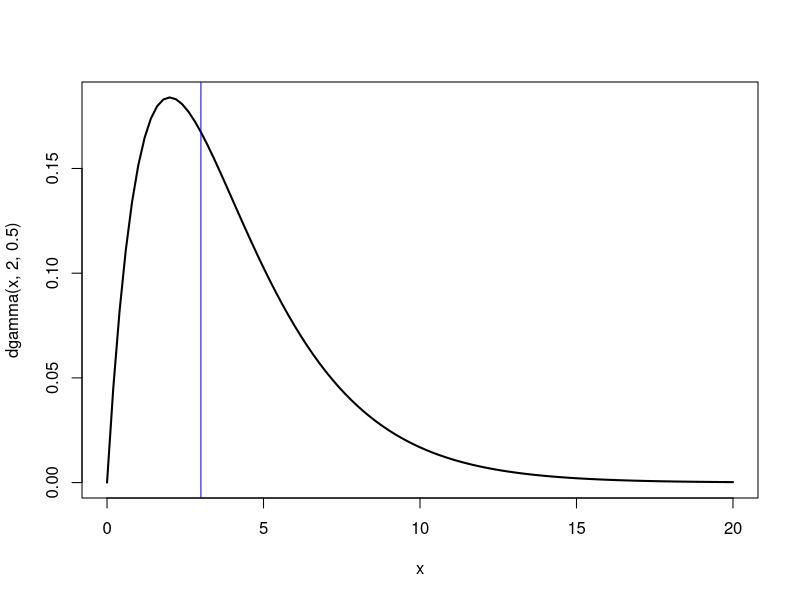
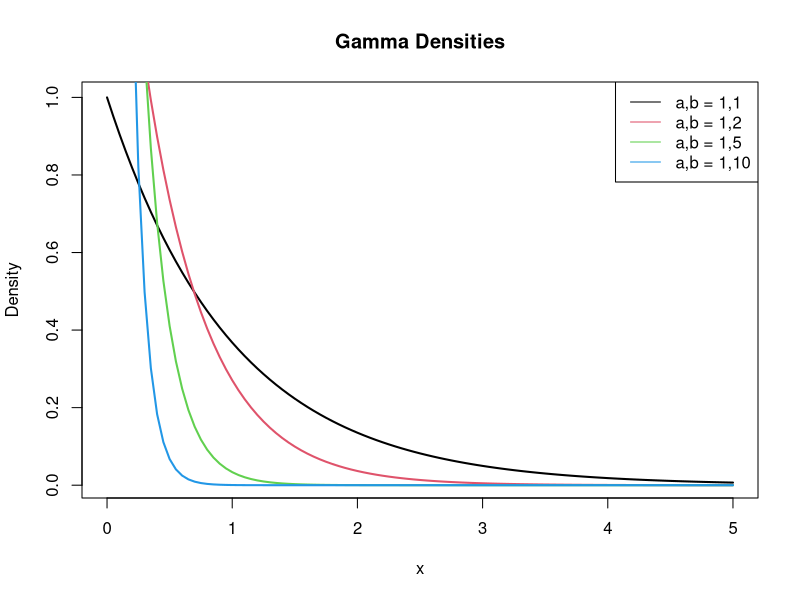
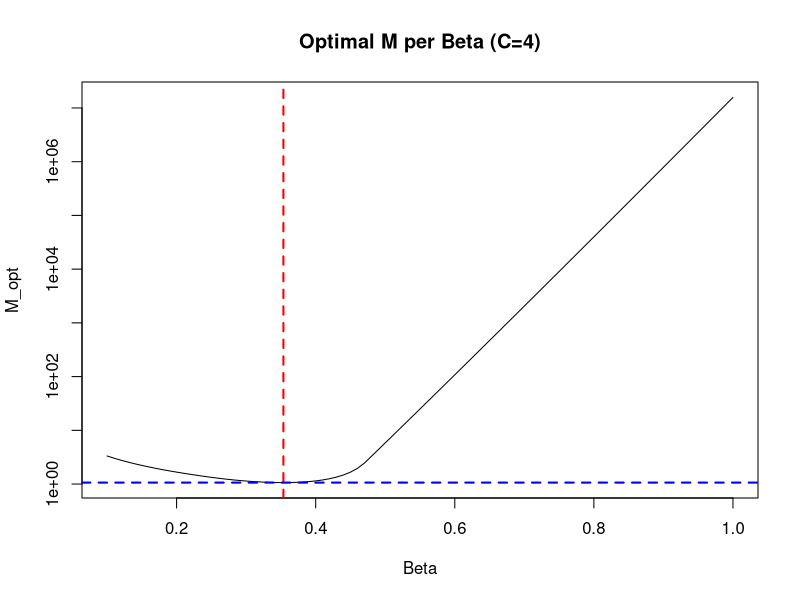
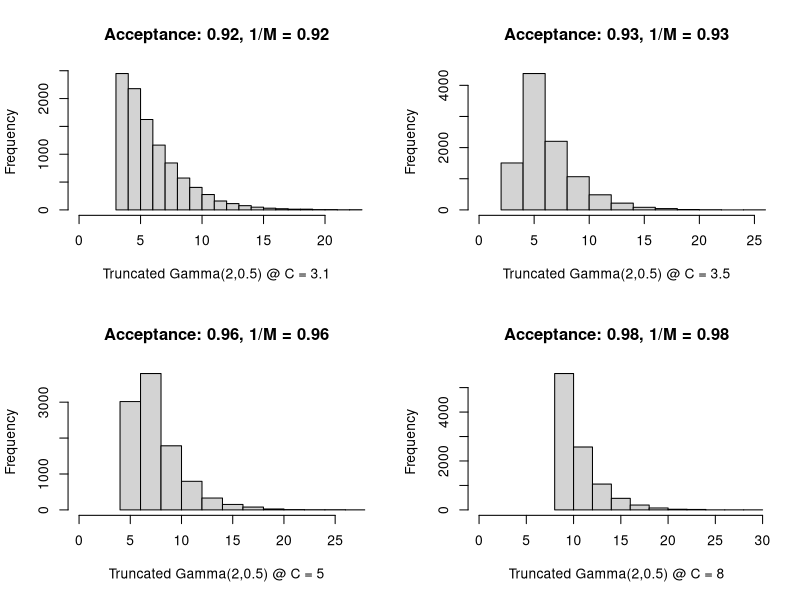

These charts were generated, in order, by the following R code:
#This code is supposed to provide you with some MAJOR hints on how to 
#code HW1 Q4. The ONLY differences are the target and candidate distributions.

#Instead of N(0,1) truncated at C, we're using Gamma(2, 0.5)
#Why did I choose this distribtuion? Because it looks vaguely normal.
par(mfrow = c(1,1))
curve(dgamma(x, 2, 0.5),0, 20, lwd=2)
#Let's say that C>=3, just like in the HW example C>=0
abline(v=3, col='blue')

#Instead of exp(lambda), we're using Gamma(1, beta)
#Why did I choose this distribtuion? Because it looks vaguely 
#like exp(L)
betavals = c(1, 2, 5, 10)
for(i in 1:4){
  curve(dgamma(x, 1, betavals[i]), 0, 5, 
        add=ifelse(i==1,FALSE,TRUE), 
        col=i, lwd=2, ylab='Density', 
        main = 'Gamma Densities')
}
legend('topright', paste0('a,b = 1,',betavals), lty=1, col=1:4)

#PDF of truncated Gamma(a=2,b=0.5)
f = function(x, C){ 
  ifelse(x >= C, 
         dgamma(x, 2, 0.5) / (1 - pgamma(C, 2, 0.5)), 
         0)
}
#PDF of Gamma(a=1, b=betastar)
g = function(x, betastar, C){
  ifelse(x >=C, 
         dgamma((x-C), 1, betastar),
         0)
}
M_funct = function(betastar,C){
  stopifnot(C >= 3)
  optimize(f = function(x){f(x,C) / g(x, betastar, C)},
           interval = c(C, 35), maximum=TRUE)$objective
}
#let's try this at C=4
Cstar = 4
optimum = optimize(f = function(B) M_funct(B, C=Cstar), 
                   interval = c(0.1, 5), maximum=FALSE)
print(opt_beta <- optimum$minimum)
print(M_min <- optimum$objective)
#just to visualize what we just did...
B = seq(0.1, 1, by=0.01)
M_opt = numeric(length(B))
for(i in 1:length(B)) 
  M_opt[i] = M_funct(B[i], Cstar)
plot(B, M_opt, type='l', xlab = 'Beta', log='y',
     main = paste0('Optimal M per Beta (C=',Cstar,')'))
abline(v=opt_beta, col='red', lty=2,lwd=2)
abline(h=M_min, col='blue', lty=2,lwd=2)

#OK! Let's wrap everything we need to do into a function.
#We'll give it the number of samples we need, the function 
#to optimize, and C.
gen_truncGam = function(nsamples, Mfunct, C){
  #finds lambda and M
  optimum = optimize(f = function(B) M_funct(B, C), 
                     interval = c(0.1, 5), maximum=FALSE)
  beta = optimum$minimum
  M_min = optimum$objective
  nsim = nsamples
  #start with num_samples, add 1 for each additional simulation
  target = numeric(nsamples)
  for(i in 1:nsamples){
    u = runif(1) * M_min
    y = rgamma(1, 1, beta) + C
    while(u > f(y, C)/g(y, beta, C)){
      u = runif(1) * M_min
      y = rgamma(1, 1, beta) + C
      nsim = nsim+1
    }
    target[i] = y
  }
  return(list(
    x=target, 
    accept = nsamples/nsim, 
    M = M_min, 
    beta = beta
  ))
}

N = 1e4
Cvals = c(3.1, 3.5, 5, 8)
par(mfrow = c(2,2))
for(Cstar in Cvals){
#Note: uncomment the 2 commented lines below to see how our samples fit the target distribution
  truncGam = gen_truncGam(N, M_funct, C = Cstar)
  hist(truncGam$x, xlim = c(0, max(truncGam$x)), 
#        freq=FALSE,
       xlab = paste0('Truncated Gamma(2,0.5) @ C = ', Cstar), 
       main = paste0('Acceptance: ', round(truncGam$accept,2), 
                     ', 1/M = ', round(1/truncGam$M,2)))
#   curve(f(x, Cstar), add=TRUE, col='blue') #curve(dgamma(x, 2, 0.5) / (1-pgamma(Cstar,2,0.5)), add=TRUE, col='blue')
}
